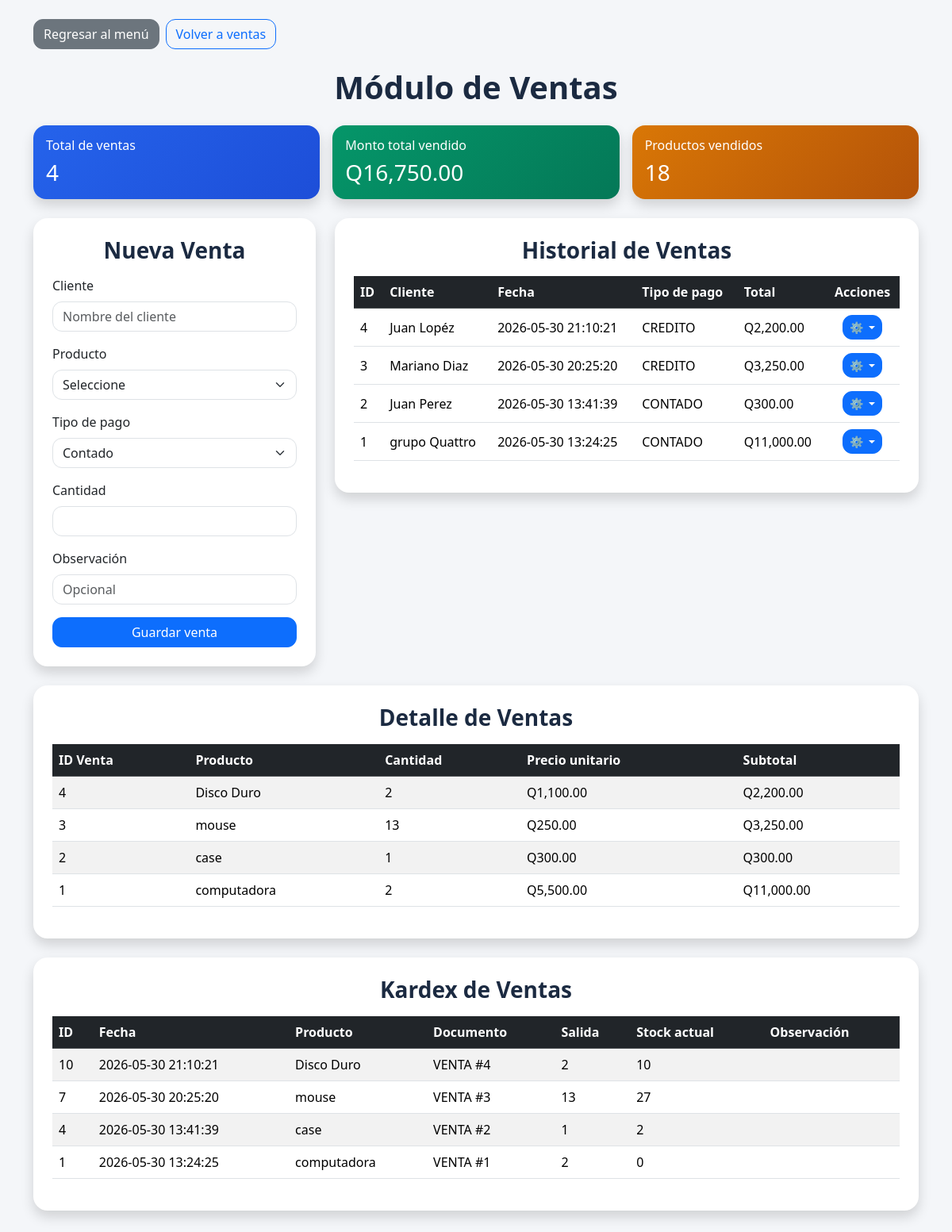
The page /ventas.php (signed in) on the database its author committed.
### tables this page shows
CREATE TABLE `ventas` (
  `id` int(11) NOT NULL,
  `cliente_nombre` varchar(100) NOT NULL,
  `fecha` datetime DEFAULT current_timestamp(),
  `tipo_pago` enum('CONTADO','CREDITO') NOT NULL,
  `total` decimal(10,2) NOT NULL,
  `observacion` varchar(150) DEFAULT NULL
);

CREATE TABLE `detalle_ventas` (
  `id` int(11) NOT NULL,
  `venta_id` int(11) NOT NULL,
  `producto_id` int(11) NOT NULL,
  `cantidad` int(11) NOT NULL,
  `precio_unitario` decimal(10,2) NOT NULL,
  `subtotal` decimal(10,2) NOT NULL
);

CREATE TABLE `productos` (
  `id` int(11) NOT NULL,
  `nombre` varchar(100) NOT NULL,
  `descripcion` varchar(200) DEFAULT NULL,
  `precio` decimal(10,2) NOT NULL,
  `stock` int(11) NOT NULL,
  `estado` tinyint(1) NOT NULL DEFAULT 1,
  `fecha_eliminacion` datetime DEFAULT NULL
);

CREATE TABLE `kardex` (
  `id` int(11) NOT NULL,
  `producto_id` int(11) NOT NULL,
  `tipo_movimiento` varchar(50) NOT NULL,
  `documento` varchar(50) NOT NULL,
  `entrada` int(11) DEFAULT 0,
  `salida` int(11) DEFAULT 0,
  `stock_actual` int(11) NOT NULL,
  `fecha` datetime DEFAULT current_timestamp(),
  `observacion` varchar(150) DEFAULT NULL
);

### ventas.php (the view, shortened to what this page needs)
<?php
require_once("conexion.php");
$historialVentas = $conn->query("
    SELECT v.id, v.cliente_nombre, v.fecha, v.tipo_pago, v.total
    FROM ventas v
    ORDER BY v.id DESC
")->fetchAll(PDO::FETCH_ASSOC);
$detalleVentas = $conn->query("
    SELECT dv.venta_id, p.nombre AS producto, dv.cantidad, dv.precio_unitario, dv.subtotal
    FROM detalle_ventas dv
    INNER JOIN productos p ON dv.producto_id = p.id
    ORDER BY dv.venta_id DESC
")->fetchAll(PDO::FETCH_ASSOC);
$kardexVentas = $conn->query("
    SELECT k.id, k.fecha, p.nombre AS producto, k.documento, k.salida, k.stock_actual, k.observacion
    FROM kardex k
    INNER JOIN productos p ON k.producto_id = p.id
    WHERE k.tipo_movimiento = 'VENTA'
    ORDER BY k.id DESC
")->fetchAll(PDO::FETCH_ASSOC);
$reporteVenta = $conn->query("
    SELECT
        COUNT(*) AS total_ventas,
        COALESCE(SUM(total), 0) AS monto_total
    FROM ventas
")->fetch(PDO::FETCH_ASSOC);
$reporteProductosVendidos = $conn->query("
    SELECT COALESCE(SUM(cantidad), 0) AS productos_vendidos
    FROM detalle_ventas
")->fetch(PDO::FETCH_ASSOC);
$totalVentas = $reporteVenta["total_ventas"] ?? 0;
$montoTotal = $reporteVenta["monto_total"] ?? 0;
$productosVendidos = $reporteProductosVendidos["productos_vendidos"] ?? 0;
?>
<!DOCTYPE html>
<html lang="es">
<head>
    <link href="https://cdn.jsdelivr.net/npm/bootstrap@5.3.3/dist/css/bootstrap.min.css" rel="stylesheet">
</head>
<body>
<div class="container py-4">
    <div class="mb-4 d-flex gap-2">
        <a href="guardar.php" class="btn btn-secondary no-imprimir"> Regresar al menú</a>
        <a href="ventas.php" class="btn btn-outline-primary no-imprimir"> Volver a ventas</a>
    </div>
    <h1 class="text-center mb-4 titulo-card">Módulo de Ventas</h1>
    <div class="row g-3 mb-4 no-imprimir">
        <div class="col-md-4">
            <div class="card resumen-card bg-card-1 shadow">
                <div class="card-body">
                    <h6 class="mb-2">Total de ventas</h6>
                    <h3 class="mb-0"><?php echo $totalVentas; ?></h3>
                </div>
            </div>
        </div>
        <div class="col-md-4">
            <div class="card resumen-card bg-card-2 shadow">
                <div class="card-body">
                    <h6 class="mb-2">Monto total vendido</h6>
                    <h3 class="mb-0">Q<?php echo number_format($montoTotal, 2); ?></h3>
                </div>
            </div>
        </div>
        <div class="col-md-4">
            <div class="card resumen-card bg-card-3 shadow">
                <div class="card-body">
                    <h6 class="mb-2">Productos vendidos</h6>
                    <h3 class="mb-0"><?php echo $productosVendidos; ?></h3>
                </div>
            </div>
        </div>
    </div>
    <div class="row g-4">
        <div class="col-md-4">
            <div class="card shadow card-custom">
                <div class="card-body p-4">
                    <h3 class="titulo-card mb-3 text-center">Nueva Venta</h3>
                    <form method="POST">
                        <div class="mb-3">
                            <label class="form-label">Cliente</label>
                            <input type="text" name="cliente_nombre" class="form-control" placeholder="Nombre del cliente" required>
                        </div>
                        <div class="mb-3">
                            <label class="form-label">Producto</label>
                            <select name="producto_id" class="form-select" required>
                                <option value="">Seleccione</option>
                            </select>
                        </div>
                        <div class="mb-3">
                            <label class="form-label">Tipo de pago</label>
                            <select name="tipo_pago" class="form-select" required>
                                <option value="CONTADO">Contado</option>
                            </select>
                        </div>
                        <div class="mb-3">
                            <label class="form-label">Cantidad</label>
                            <input type="number" min="1" name="cantidad" class="form-control" required>
                        </div>
                        <div class="mb-3">
                            <label class="form-label">Observación</label>
                            <input type="text" name="observacion" class="form-control" placeholder="Opcional">
                        </div>
                        <button class="btn btn-primary w-100">Guardar venta</button>
                    </form>
                </div>
            </div>
        </div>
        <div class="col-md-8">
            <div class="card shadow card-custom">
                <div class="card-body p-4">
                    <h3 class="titulo-card mb-3 text-center">Historial de Ventas</h3>
                    <div class="table-responsive">
                        <table class="table table-hover align-middle">
                            <thead class="table-dark">
                                <tr>
                                    <th>ID</th>
                                    <th>Cliente</th>
                                    <th>Fecha</th>
                                    <th>Tipo de pago</th>
                                    <th>Total</th>
                                    <th class="text-center">Acciones</th>
                                </tr>
                            </thead>
                            <tbody>
                                <?php if (count($historialVentas) > 0): ?>
                                    <?php foreach ($historialVentas as $venta): ?>
                                        <tr>
                                            <td><?php echo $venta["id"]; ?></td>
                                            <td><?php echo htmlspecialchars($venta["cliente_nombre"]); ?></td>
                                            <td><?php echo $venta["fecha"]; ?></td>
                                            <td><?php echo $venta["tipo_pago"]; ?></td>
                                            <td>Q<?php echo number_format($venta["total"], 2); ?></td>
                                            <td class="text-center">
                                                <div class="dropdown">
                                                    <button class="btn btn-primary btn-sm dropdown-toggle"
                                                            type="button"
                                                            data-bs-toggle="dropdown"
                                                            aria-expanded="false">
                                                        ⚙️
                                                    </button>
                                                </div>
                                            </td>
                                        </tr>
                                    <?php endforeach; ?>
                                <?php else: ?>
                                    <tr>
                                        <td colspan="6" class="text-center text-muted">No hay ventas registradas.</td>
                                    </tr>
                                <?php endif; ?>
                            </tbody>
                        </table>
                    </div>
                </div>
            </div>
        </div>
    </div>
    <div class="card shadow card-custom mt-4">
        <div class="card-body p-4">
            <h3 class="titulo-card mb-3 text-center">Detalle de Ventas</h3>
            <div class="table-responsive">
                <table class="table table-hover table-striped">
                    <thead class="table-dark">
                        <tr>
                            <th>ID Venta</th>
                            <th>Producto</th>
                            <th>Cantidad</th>
                            <th>Precio unitario</th>
                            <th>Subtotal</th>
                        </tr>
                    </thead>
                    <tbody>
                        <?php if (count($detalleVentas) > 0): ?>
                            <?php foreach ($detalleVentas as $d): ?>
                                <tr>
                                    <td><?php echo $d["venta_id"]; ?></td>
                                    <td><?php echo htmlspecialchars($d["producto"]); ?></td>
                                    <td><?php echo $d["cantidad"]; ?></td>
                                    <td>Q<?php echo number_format($d["precio_unitario"], 2); ?></td>
                                    <td>Q<?php echo number_format($d["subtotal"], 2); ?></td>
                                </tr>
                            <?php endforeach; ?>
                        <?php else: ?>
                            <tr>
                                <td colspan="5" class="text-center text-muted">No hay detalles registrados.</td>
                            </tr>
                        <?php endif; ?>
                    </tbody>
                </table>
            </div>
        </div>
    </div>
    <div class="card shadow card-custom mt-4 mb-5">
        <div class="card-body p-4">
            <h3 class="titulo-card mb-3 text-center">Kardex de Ventas</h3>
            <div class="table-responsive">
                <table class="table table-hover table-striped">
                    <thead class="table-dark">
                        <tr>
                            <th>ID</th>
                            <th>Fecha</th>
                            <th>Producto</th>
                            <th>Documento</th>
                            <th>Salida</th>
                            <th>Stock actual</th>
                            <th>Observación</th>
                        </tr>
                    </thead>
                    <tbody>
                        <?php if (count($kardexVentas) > 0): ?>
                            <?php foreach ($kardexVentas as $k): ?>
                                <tr>
                                    <td><?php echo $k["id"]; ?></td>
                                    <td><?php echo $k["fecha"]; ?></td>
                                    <td><?php echo htmlspecialchars($k["producto"]); ?></td>
                                    <td><?php echo htmlspecialchars($k["documento"]); ?></td>
                                    <td><?php echo $k["salida"]; ?></td>
                                    <td><?php echo $k["stock_actual"]; ?></td>
                                    <td><?php echo htmlspecialchars($k["observacion"]); ?></td>
                                </tr>
                            <?php endforeach; ?>
                        <?php else: ?>
                            <tr>
                                <td colspan="7" class="text-center text-muted">No hay movimientos en kardex de ventas.</td>
                            </tr>
                        <?php endif; ?>
                    </tbody>
                </table>
            </div>
        </div>
    </div>
</div>
</body>
</html>

### ventas.php (style rules this page uses)
body { background: #f4f6f9; }
.card-custom { border: none; border-radius: 18px; }
.titulo-card { font-weight: 700; color: #1b2a41; }
.form-control, .form-select, .btn { border-radius: 12px; }
.table th, .table td { vertical-align: middle; }
.resumen-card { border: none; border-radius: 16px; color: white; }
.bg-card-1 { background: linear-gradient(135deg, #2563eb, #1d4ed8); }
.bg-card-2 { background: linear-gradient(135deg, #059669, #047857); }
.bg-card-3 { background: linear-gradient(135deg, #d97706, #b45309); }

### rows shown on the page
ventas: id "4", cliente_nombre "Juan Lopéz", fecha "2026-05-30 21:10:21", tipo_pago "CREDITO", total "2,200.00"
ventas: id "3", cliente_nombre "Mariano Diaz", fecha "2026-05-30 20:25:20", tipo_pago "CREDITO", total "3,250.00"
ventas: id "2", cliente_nombre "Juan Perez", fecha "2026-05-30 13:41:39", tipo_pago "CONTADO", total "300.00"
ventas: id "1", cliente_nombre "grupo Quattro", fecha "2026-05-30 13:24:25", tipo_pago "CONTADO", total "11,000.00"
detalle_ventas: venta "4", producto.nombre "Disco Duro", cantidad "2", precio_unitario "1,100.00", subtotal "2,200.00"
detalle_ventas: venta "3", producto.nombre "mouse", cantidad "13", precio_unitario "250.00", subtotal "3,250.00"
detalle_ventas: venta "2", producto.nombre "case", cantidad "1", precio_unitario "300.00", subtotal "300.00"
detalle_ventas: venta "1", producto.nombre "computadora", cantidad "2", precio_unitario "5,500.00", subtotal "11,000.00"
kardex: id "10", fecha "2026-05-30 21:10:21", producto.nombre "Disco Duro", documento "VENTA #4", salida "2", stock_actual "10"
kardex: id "7", fecha "2026-05-30 20:25:20", producto.nombre "mouse", documento "VENTA #3", salida "13", stock_actual "27"
kardex: id "4", fecha "2026-05-30 13:41:39", producto.nombre "case", documento "VENTA #2", salida "1", stock_actual "2"
kardex: id "1", fecha "2026-05-30 13:24:25", producto.nombre "computadora", documento "VENTA #1", salida "2", stock_actual "0"

### other values the page prints
$totalVentas "4"
$montoTotal "16,750.00"
$productosVendidos "18"
